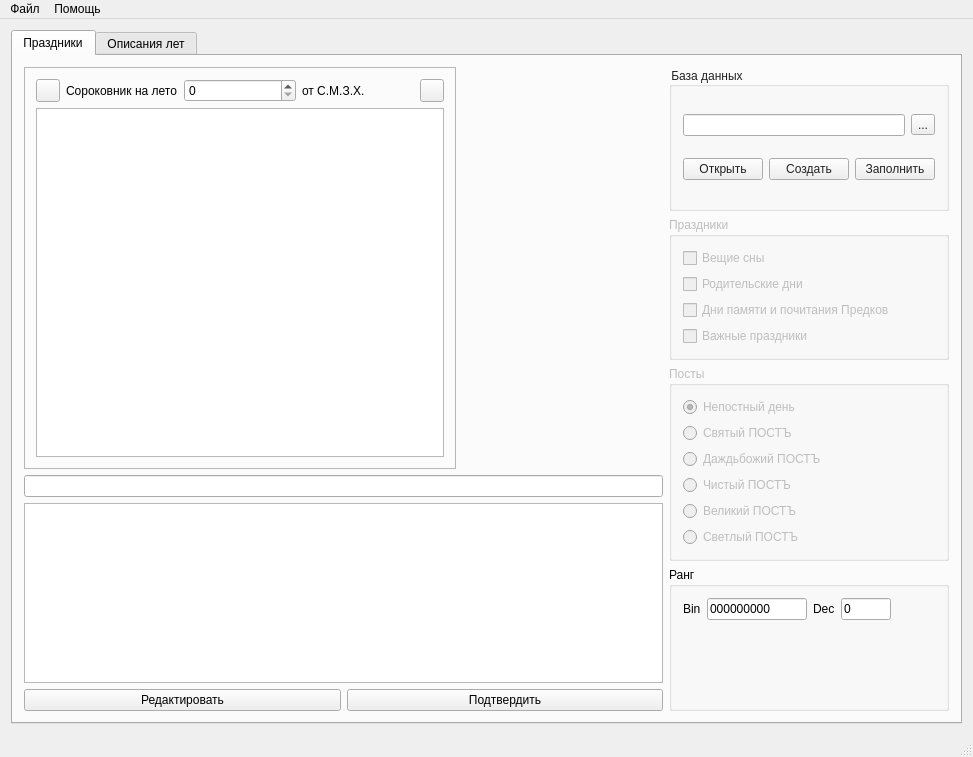
<?xml version="1.0" encoding="UTF-8"?>
<ui version="4.0">
 <class>SADBGui</class>
 <widget class="QMainWindow" name="SADBGui">
  <property name="geometry">
   <rect>
    <x>0</x>
    <y>0</y>
    <width>973</width>
    <height>757</height>
   </rect>
  </property>
  <property name="windowTitle">
   <string>База данных праздников и описаний лет</string>
  </property>
  <widget class="QWidget" name="centralWidget">
   <layout class="QHBoxLayout" name="horizontalLayout_10">
    <item>
     <widget class="QTabWidget" name="mTabWidget">
      <property name="currentIndex">
       <number>0</number>
      </property>
      <widget class="QWidget" name="mTabPrazdniki">
       <attribute name="title">
        <string>Праздники</string>
       </attribute>
       <layout class="QHBoxLayout" name="horizontalLayout_7">
        <item>
         <layout class="QGridLayout" name="gridLayout_3">
          <item row="0" column="0">
           <widget class="QFrame" name="frame">
            <property name="sizePolicy">
             <sizepolicy hsizetype="Fixed" vsizetype="Fixed">
              <horstretch>0</horstretch>
              <verstretch>0</verstretch>
             </sizepolicy>
            </property>
            <property name="frameShape">
             <enum>QFrame::StyledPanel</enum>
            </property>
            <property name="frameShadow">
             <enum>QFrame::Sunken</enum>
            </property>
            <property name="lineWidth">
             <number>1</number>
            </property>
            <layout class="QVBoxLayout" name="verticalLayout_13">
             <item>
              <layout class="QHBoxLayout" name="horizontalLayout_20">
               <item>
                <widget class="QToolButton" name="mSrkPredSorokToolButton">
                 <property name="sizePolicy">
                  <sizepolicy hsizetype="Fixed" vsizetype="Fixed">
                   <horstretch>0</horstretch>
                   <verstretch>0</verstretch>
                  </sizepolicy>
                 </property>
                 <property name="text">
                  <string/>
                 </property>
                 <property name="icon">
                  <iconset resource="../../sadbapp.qrc">
                   <normaloff>:/SAKalendar/SADBApp/images/icons/prev.png</normaloff>:/SAKalendar/SADBApp/images/icons/prev.png</iconset>
                 </property>
                </widget>
               </item>
               <item>
                <widget class="QLabel" name="label_2">
                 <property name="sizePolicy">
                  <sizepolicy hsizetype="Preferred" vsizetype="Preferred">
                   <horstretch>0</horstretch>
                   <verstretch>0</verstretch>
                  </sizepolicy>
                 </property>
                 <property name="maximumSize">
                  <size>
                   <width>16777215</width>
                   <height>16777215</height>
                  </size>
                 </property>
                 <property name="text">
                  <string>Сороковник на лето</string>
                 </property>
                </widget>
               </item>
               <item>
                <widget class="QSpinBox" name="mSrkLetoSpinBox">
                 <property name="maximum">
                  <number>8000</number>
                 </property>
                 <property name="value">
                  <number>0</number>
                 </property>
                </widget>
               </item>
               <item>
                <widget class="QLabel" name="label_4">
                 <property name="text">
                  <string>от С.М.З.Х.</string>
                 </property>
                </widget>
               </item>
               <item>
                <widget class="QToolButton" name="mSrkSledSorokToolButton">
                 <property name="sizePolicy">
                  <sizepolicy hsizetype="Fixed" vsizetype="Fixed">
                   <horstretch>0</horstretch>
                   <verstretch>0</verstretch>
                  </sizepolicy>
                 </property>
                 <property name="text">
                  <string/>
                 </property>
                 <property name="icon">
                  <iconset resource="../../sadbapp.qrc">
                   <normaloff>:/SAKalendar/SADBApp/images/icons/next.png</normaloff>:/SAKalendar/SADBApp/images/icons/next.png</iconset>
                 </property>
                </widget>
               </item>
              </layout>
             </item>
             <item>
              <widget class="QGraphicsView" name="mSorokovnikGraphicsView">
               <property name="sizePolicy">
                <sizepolicy hsizetype="Fixed" vsizetype="Fixed">
                 <horstretch>0</horstretch>
                 <verstretch>0</verstretch>
                </sizepolicy>
               </property>
               <property name="minimumSize">
                <size>
                 <width>408</width>
                 <height>349</height>
                </size>
               </property>
              </widget>
             </item>
            </layout>
           </widget>
          </item>
          <item row="0" column="1">
           <spacer name="horizontalSpacer">
            <property name="orientation">
             <enum>Qt::Horizontal</enum>
            </property>
            <property name="sizeHint" stdset="0">
             <size>
              <width>40</width>
              <height>20</height>
             </size>
            </property>
           </spacer>
          </item>
          <item row="1" column="0" colspan="2">
           <layout class="QGridLayout" name="gridLayout">
            <item row="0" column="0" colspan="2">
             <widget class="QLineEdit" name="mSrkTitleLineEdit">
              <property name="readOnly">
               <bool>true</bool>
              </property>
             </widget>
            </item>
            <item row="1" column="0" colspan="2">
             <widget class="QTextEdit" name="mSrkDescriptionTextEdit">
              <property name="readOnly">
               <bool>true</bool>
              </property>
             </widget>
            </item>
            <item row="2" column="0">
             <widget class="QPushButton" name="mSrkEditPushButton">
              <property name="sizePolicy">
               <sizepolicy hsizetype="Preferred" vsizetype="Fixed">
                <horstretch>0</horstretch>
                <verstretch>0</verstretch>
               </sizepolicy>
              </property>
              <property name="text">
               <string>Редактировать</string>
              </property>
              <property name="checkable">
               <bool>true</bool>
              </property>
             </widget>
            </item>
            <item row="2" column="1">
             <widget class="QPushButton" name="mSrkSubmitPushButton">
              <property name="sizePolicy">
               <sizepolicy hsizetype="Preferred" vsizetype="Fixed">
                <horstretch>0</horstretch>
                <verstretch>0</verstretch>
               </sizepolicy>
              </property>
              <property name="text">
               <string>Подтвердить</string>
              </property>
             </widget>
            </item>
           </layout>
          </item>
         </layout>
        </item>
        <item>
         <layout class="QVBoxLayout" name="verticalLayout_6">
          <item>
           <widget class="QGroupBox" name="mSrkDBGroupBox">
            <property name="sizePolicy">
             <sizepolicy hsizetype="Preferred" vsizetype="Preferred">
              <horstretch>0</horstretch>
              <verstretch>0</verstretch>
             </sizepolicy>
            </property>
            <property name="styleSheet">
             <string notr="true">color: rgb(34, 34, 34)</string>
            </property>
            <property name="title">
             <string>База данных</string>
            </property>
            <property name="flat">
             <bool>true</bool>
            </property>
            <layout class="QGridLayout" name="gridLayout_2">
             <item row="0" column="0" colspan="4">
              <layout class="QHBoxLayout" name="horizontalLayout">
               <property name="sizeConstraint">
                <enum>QLayout::SetFixedSize</enum>
               </property>
               <item>
                <widget class="QLineEdit" name="mSrkDBNameLineEdit">
                 <property name="sizePolicy">
                  <sizepolicy hsizetype="Preferred" vsizetype="Fixed">
                   <horstretch>0</horstretch>
                   <verstretch>0</verstretch>
                  </sizepolicy>
                 </property>
                 <property name="text">
                  <string/>
                 </property>
                </widget>
               </item>
               <item>
                <widget class="QToolButton" name="mSrkOpenDBToolButton">
                 <property name="text">
                  <string>...</string>
                 </property>
                </widget>
               </item>
              </layout>
             </item>
             <item row="1" column="1">
              <widget class="QPushButton" name="mSrkCreateDBPushButton">
               <property name="text">
                <string>Создать</string>
               </property>
              </widget>
             </item>
             <item row="1" column="2" colspan="2">
              <widget class="QPushButton" name="mSrkPopulateDBPushButton">
               <property name="sizePolicy">
                <sizepolicy hsizetype="Minimum" vsizetype="Fixed">
                 <horstretch>0</horstretch>
                 <verstretch>0</verstretch>
                </sizepolicy>
               </property>
               <property name="text">
                <string>Заполнить</string>
               </property>
              </widget>
             </item>
             <item row="1" column="0">
              <widget class="QPushButton" name="mSrkOpenDBPushButton">
               <property name="text">
                <string>Открыть</string>
               </property>
              </widget>
             </item>
            </layout>
           </widget>
          </item>
          <item>
           <widget class="QGroupBox" name="mSrkPrazdnikiGroupBox">
            <property name="enabled">
             <bool>false</bool>
            </property>
            <property name="sizePolicy">
             <sizepolicy hsizetype="Preferred" vsizetype="Preferred">
              <horstretch>0</horstretch>
              <verstretch>0</verstretch>
             </sizepolicy>
            </property>
            <property name="title">
             <string>Праздники</string>
            </property>
            <property name="flat">
             <bool>true</bool>
            </property>
            <layout class="QVBoxLayout" name="verticalLayout_2">
             <item>
              <widget class="QCheckBox" name="mSrkVesshchieSnyCheckBox">
               <property name="text">
                <string>Вещие сны</string>
               </property>
              </widget>
             </item>
             <item>
              <widget class="QCheckBox" name="mSrkRoditelskieDniCheckBox">
               <property name="text">
                <string>Родительские дни</string>
               </property>
              </widget>
             </item>
             <item>
              <widget class="QCheckBox" name="mSrkDniPamyatiCheckBox">
               <property name="text">
                <string>Дни памяти и почитания Предков</string>
               </property>
              </widget>
             </item>
             <item>
              <widget class="QCheckBox" name="mSrkVazhniePrazdnikiCheckBox">
               <property name="text">
                <string>Важные праздники</string>
               </property>
              </widget>
             </item>
            </layout>
           </widget>
          </item>
          <item>
           <widget class="QGroupBox" name="mSrkPostyGroupBox">
            <property name="enabled">
             <bool>false</bool>
            </property>
            <property name="sizePolicy">
             <sizepolicy hsizetype="Preferred" vsizetype="Preferred">
              <horstretch>0</horstretch>
              <verstretch>0</verstretch>
             </sizepolicy>
            </property>
            <property name="title">
             <string>Посты</string>
            </property>
            <property name="flat">
             <bool>true</bool>
            </property>
            <layout class="QVBoxLayout" name="verticalLayout_3">
             <item>
              <widget class="QRadioButton" name="mSrkSimpleDayRadioButton">
               <property name="text">
                <string>Непостный день</string>
               </property>
               <property name="checked">
                <bool>true</bool>
               </property>
              </widget>
             </item>
             <item>
              <widget class="QRadioButton" name="mSrkSvyatiiPostRadioButton">
               <property name="text">
                <string>Святый ПОСТЪ</string>
               </property>
              </widget>
             </item>
             <item>
              <widget class="QRadioButton" name="mSrkDazhdbogPostRadioButton">
               <property name="text">
                <string>Даждьбожий ПОСТЪ</string>
               </property>
              </widget>
             </item>
             <item>
              <widget class="QRadioButton" name="mSrkChistyiPostRadioButton">
               <property name="text">
                <string>Чистый ПОСТЪ</string>
               </property>
              </widget>
             </item>
             <item>
              <widget class="QRadioButton" name="mSrkVelikiiPostRadioButton">
               <property name="text">
                <string>Великий ПОСТЪ</string>
               </property>
              </widget>
             </item>
             <item>
              <widget class="QRadioButton" name="mSrkSvetlyiPostRadioButton">
               <property name="text">
                <string>Светлый ПОСТЪ</string>
               </property>
              </widget>
             </item>
            </layout>
           </widget>
          </item>
          <item>
           <widget class="QGroupBox" name="mSrkRangGroupBox">
            <property name="title">
             <string>Ранг</string>
            </property>
            <property name="flat">
             <bool>true</bool>
            </property>
            <layout class="QHBoxLayout" name="horizontalLayout_2">
             <item>
              <layout class="QFormLayout" name="formLayout">
               <item row="0" column="0">
                <widget class="QLabel" name="label">
                 <property name="text">
                  <string>Bin</string>
                 </property>
                </widget>
               </item>
               <item row="0" column="1">
                <widget class="QLineEdit" name="mSrkBinRangLineEdit">
                 <property name="sizePolicy">
                  <sizepolicy hsizetype="Maximum" vsizetype="Fixed">
                   <horstretch>0</horstretch>
                   <verstretch>0</verstretch>
                  </sizepolicy>
                 </property>
                 <property name="maximumSize">
                  <size>
                   <width>100</width>
                   <height>16777215</height>
                  </size>
                 </property>
                 <property name="text">
                  <string>000000000</string>
                 </property>
                 <property name="readOnly">
                  <bool>true</bool>
                 </property>
                </widget>
               </item>
              </layout>
             </item>
             <item>
              <layout class="QFormLayout" name="formLayout_2">
               <item row="0" column="0">
                <widget class="QLabel" name="label_3">
                 <property name="text">
                  <string>Dec</string>
                 </property>
                </widget>
               </item>
               <item row="0" column="1">
                <widget class="QLineEdit" name="mSrkDecRangLineEdit">
                 <property name="sizePolicy">
                  <sizepolicy hsizetype="Maximum" vsizetype="Fixed">
                   <horstretch>0</horstretch>
                   <verstretch>0</verstretch>
                  </sizepolicy>
                 </property>
                 <property name="maximumSize">
                  <size>
                   <width>50</width>
                   <height>16777215</height>
                  </size>
                 </property>
                 <property name="text">
                  <string>0</string>
                 </property>
                 <property name="readOnly">
                  <bool>true</bool>
                 </property>
                </widget>
               </item>
              </layout>
             </item>
            </layout>
           </widget>
          </item>
         </layout>
        </item>
       </layout>
      </widget>
      <widget class="QWidget" name="mTabOpisaniyaLet">
       <attribute name="title">
        <string>Описания лет</string>
       </attribute>
       <layout class="QHBoxLayout" name="horizontalLayout_6">
        <item>
         <widget class="QGraphicsView" name="mDK4GraphicsView">
          <property name="sizePolicy">
           <sizepolicy hsizetype="Fixed" vsizetype="Fixed">
            <horstretch>0</horstretch>
            <verstretch>0</verstretch>
           </sizepolicy>
          </property>
          <property name="minimumSize">
           <size>
            <width>624</width>
            <height>550</height>
           </size>
          </property>
         </widget>
        </item>
        <item>
         <layout class="QVBoxLayout" name="verticalLayout_4">
          <item>
           <widget class="QGroupBox" name="groupBox_2">
            <property name="sizePolicy">
             <sizepolicy hsizetype="Preferred" vsizetype="Preferred">
              <horstretch>0</horstretch>
              <verstretch>0</verstretch>
             </sizepolicy>
            </property>
            <property name="styleSheet">
             <string notr="true">color: rgb(34, 34, 34)</string>
            </property>
            <property name="title">
             <string>База данных</string>
            </property>
            <property name="flat">
             <bool>true</bool>
            </property>
            <layout class="QVBoxLayout" name="verticalLayout">
             <item>
              <layout class="QHBoxLayout" name="horizontalLayout_8">
               <property name="sizeConstraint">
                <enum>QLayout::SetFixedSize</enum>
               </property>
               <item>
                <widget class="QLineEdit" name="mDK4DBNameLineEdit">
                 <property name="sizePolicy">
                  <sizepolicy hsizetype="Preferred" vsizetype="Fixed">
                   <horstretch>0</horstretch>
                   <verstretch>0</verstretch>
                  </sizepolicy>
                 </property>
                 <property name="text">
                  <string/>
                 </property>
                </widget>
               </item>
               <item>
                <widget class="QToolButton" name="mDK4OpenDBToolButton">
                 <property name="text">
                  <string>...</string>
                 </property>
                </widget>
               </item>
              </layout>
             </item>
             <item>
              <layout class="QHBoxLayout" name="horizontalLayout_9">
               <item>
                <widget class="QPushButton" name="mDK4OpenDBPushButton">
                 <property name="text">
                  <string>Открыть</string>
                 </property>
                </widget>
               </item>
               <item>
                <widget class="QPushButton" name="mDK4CreateDBPushButton">
                 <property name="text">
                  <string>Создать</string>
                 </property>
                </widget>
               </item>
               <item>
                <widget class="QPushButton" name="mDK4PopulateDBPushButton">
                 <property name="sizePolicy">
                  <sizepolicy hsizetype="Minimum" vsizetype="Fixed">
                   <horstretch>0</horstretch>
                   <verstretch>0</verstretch>
                  </sizepolicy>
                 </property>
                 <property name="text">
                  <string>Заполнить</string>
                 </property>
                </widget>
               </item>
              </layout>
             </item>
            </layout>
           </widget>
          </item>
          <item>
           <layout class="QHBoxLayout" name="horizontalLayout_4">
            <item>
             <widget class="QLabel" name="label_5">
              <property name="text">
               <string>Стихия:</string>
              </property>
             </widget>
            </item>
            <item>
             <widget class="QLabel" name="mDK4PowerLabel">
              <property name="text">
               <string/>
              </property>
              <property name="alignment">
               <set>Qt::AlignRight|Qt::AlignTrailing|Qt::AlignVCenter</set>
              </property>
             </widget>
            </item>
           </layout>
          </item>
          <item>
           <layout class="QHBoxLayout" name="horizontalLayout_5">
            <item>
             <widget class="QLabel" name="label_6">
              <property name="text">
               <string>Символ:</string>
              </property>
             </widget>
            </item>
            <item>
             <widget class="QLabel" name="mDK4SymbolLabel">
              <property name="text">
               <string/>
              </property>
              <property name="alignment">
               <set>Qt::AlignRight|Qt::AlignTrailing|Qt::AlignVCenter</set>
              </property>
             </widget>
            </item>
           </layout>
          </item>
          <item>
           <widget class="QLineEdit" name="mDK4TitleLineEdit">
            <property name="readOnly">
             <bool>true</bool>
            </property>
           </widget>
          </item>
          <item>
           <widget class="QTextEdit" name="mDK4DescriptionTextEdit">
            <property name="sizePolicy">
             <sizepolicy hsizetype="Expanding" vsizetype="Expanding">
              <horstretch>0</horstretch>
              <verstretch>0</verstretch>
             </sizepolicy>
            </property>
            <property name="maximumSize">
             <size>
              <width>16777215</width>
              <height>16777215</height>
             </size>
            </property>
            <property name="readOnly">
             <bool>true</bool>
            </property>
           </widget>
          </item>
          <item>
           <layout class="QHBoxLayout" name="horizontalLayout_3">
            <item>
             <widget class="QPushButton" name="mDK4EditPushButton">
              <property name="sizePolicy">
               <sizepolicy hsizetype="Preferred" vsizetype="Fixed">
                <horstretch>0</horstretch>
                <verstretch>0</verstretch>
               </sizepolicy>
              </property>
              <property name="text">
               <string>Редактировать</string>
              </property>
              <property name="checkable">
               <bool>true</bool>
              </property>
             </widget>
            </item>
            <item>
             <widget class="QPushButton" name="mDK4SubmitPushButton">
              <property name="sizePolicy">
               <sizepolicy hsizetype="Preferred" vsizetype="Fixed">
                <horstretch>0</horstretch>
                <verstretch>0</verstretch>
               </sizepolicy>
              </property>
              <property name="text">
               <string>Подтвердить</string>
              </property>
             </widget>
            </item>
           </layout>
          </item>
         </layout>
        </item>
       </layout>
      </widget>
     </widget>
    </item>
   </layout>
  </widget>
  <widget class="QStatusBar" name="mStatusBar"/>
  <widget class="QMenuBar" name="menuBar">
   <property name="geometry">
    <rect>
     <x>0</x>
     <y>0</y>
     <width>973</width>
     <height>23</height>
    </rect>
   </property>
   <widget class="QMenu" name="menu">
    <property name="title">
     <string>Файл</string>
    </property>
    <addaction name="mActionQuit"/>
   </widget>
   <widget class="QMenu" name="menu_2">
    <property name="title">
     <string>Помощь</string>
    </property>
    <addaction name="mAboutAction"/>
   </widget>
   <addaction name="menu"/>
   <addaction name="menu_2"/>
  </widget>
  <action name="mActionQuit">
   <property name="text">
    <string>Выход</string>
   </property>
  </action>
  <action name="mAboutAction">
   <property name="text">
    <string>О программе...</string>
   </property>
  </action>
 </widget>
 <layoutdefault spacing="6" margin="11"/>
 <resources>
  <include location="../../sadbapp.qrc"/>
  <include location="../../sadbapp.qrc"/>
 </resources>
 <connections/>
</ui>
